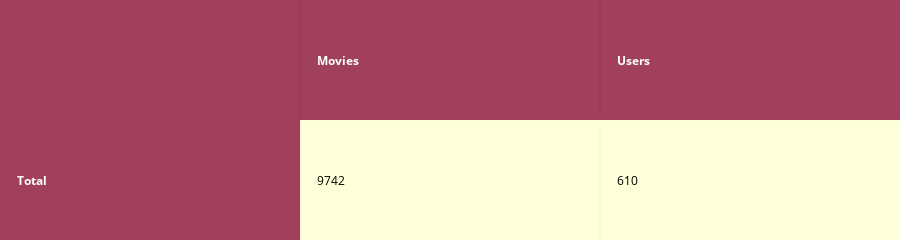

The cell this chart's notebook holds for it:
### Code cell
ff.create_table(pd.DataFrame(np.array([[tot_mov],[tot_user]]).T,index=['Total'],columns=['Movies','Users']),
                index=True,colorscale='YlOrRd').iplot()

### Figure 1 — Plotly figure (JSON) as saved in the notebook; plotly's stock layout.template omitted (floating-point values rounded to 4 significant figures)
{"data": [{"colorscale": "YlOrRd", "hoverinfo": "none", "opacity": 0.75, "showscale": false, "type": "heatmap", "uid": "08bccf3b-b688-4c61-a9ee-9153d72aba14", "z": [[0, 0, 0], [0, 0.5, 0.5]]}], "layout": {"annotations": [{"align": "left", "font": {"color": "#ffffff"}, "showarrow": false, "text": "<b></b>", "x": -0.45, "xanchor": "left", "xref": "x", "y": 0, "yref": "y"}, {"align": "left", "font": {"color": "#ffffff"}, "showarrow": false, "text": "<b>Movies</b>", "x": 0.55, "xanchor": "left", "xref": "x", "y": 0, "yref": "y"}, {"align": "left", "font": {"color": "#ffffff"}, "showarrow": false, "text": "<b>Users</b>", "x": 1.55, "xanchor": "left", "xref": "x", "y": 0, "yref": "y"}, {"align": "left", "font": {"color": "#ffffff"}, "showarrow": false, "text": "<b>Total</b>", "x": -0.45, "xanchor": "left", "xref": "x", "y": 1, "yref": "y"}, {"align": "left", "font": {"color": "#000000"}, "showarrow": false, "text": "9742", "x": 0.55, "xanchor": "left", "xref": "x", "y": 1, "yref": "y"}, {"align": "left", "font": {"color": "#000000"}, "showarrow": false, "text": "610", "x": 1.55, "xanchor": "left", "xref": "x", "y": 1, "yref": "y"}], "height": 110, "margin": {"b": 0, "l": 0, "r": 0, "t": 0}, "xaxis": {"dtick": 1, "gridwidth": 2, "showticklabels": false, "tick0": -0.5, "ticks": "", "zeroline": false}, "yaxis": {"autorange": "reversed", "dtick": 1, "gridwidth": 2, "showticklabels": false, "tick0": 0.5, "ticks": "", "zeroline": false}}}
